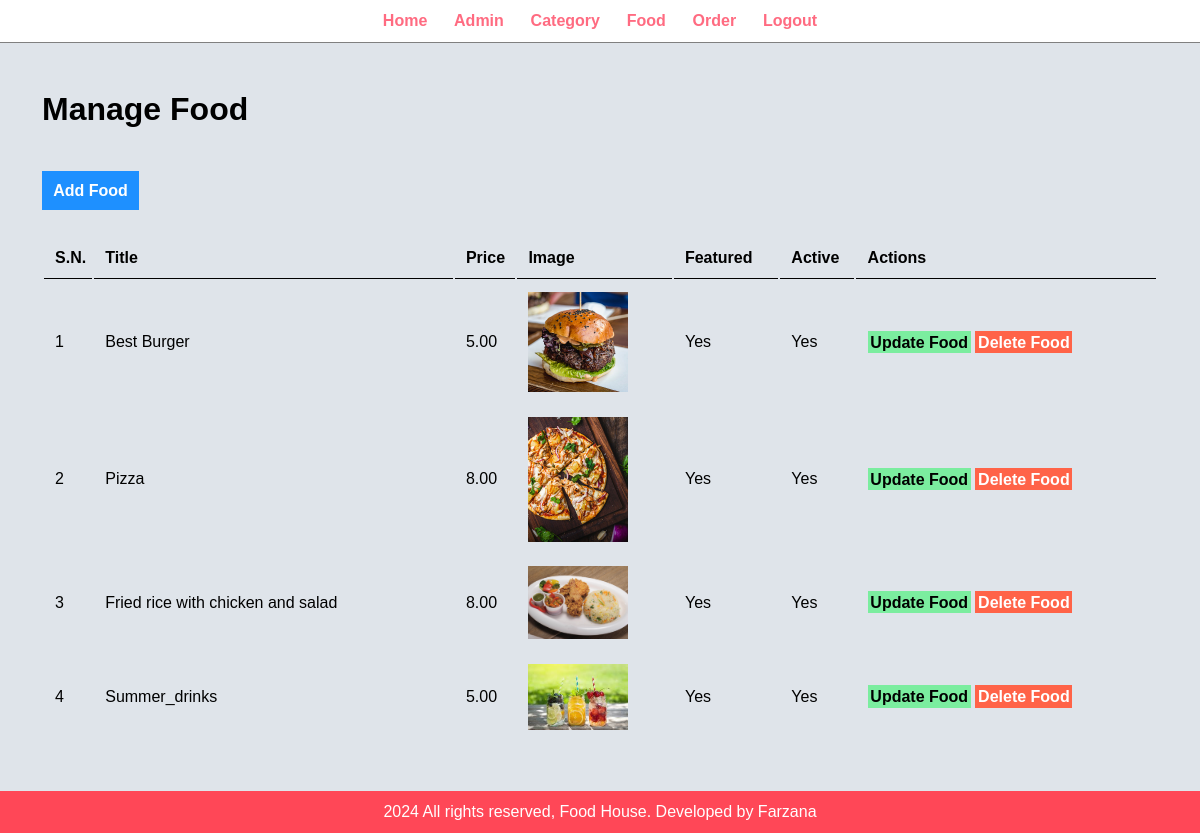
The app's page /admin/manage-food.php (signed in) with its own data.
### tables this page shows
CREATE TABLE `tbl_food` (
  `id` int(10) UNSIGNED NOT NULL,
  `title` varchar(100) NOT NULL,
  `description` text NOT NULL,
  `price` decimal(10,2) NOT NULL,
  `image_name` varchar(255) NOT NULL,
  `category_id` int(10) UNSIGNED NOT NULL,
  `featured` varchar(10) NOT NULL,
  `active` varchar(10) NOT NULL
);

### admin/manage-food.php (the view, shortened to what this page needs)
<?php
    include('partials/menu.php');
?>
<div class="main-content">
    <div class="wrapper">
        <h1>Manage Food</h1>
        <br><br><br>
                <a href="<?php echo SITEURL; ?>admin/add-food.php" class="btn-primary">Add Food</a>
                <br><br><br>
                    <table class="tbl-full">
                        <tr>
                            <th>S.N.</th>
                            <th>Title</th>
                            <th>Price</th>
                            <th>Image</th>
                            <th>Featured</th>
                            <th>Active</th>
                            <th>Actions</th>
                        </tr>
                        <?php
                            $sql = "SELECT * FROM tbl_food";
                            $res = mysqli_query($conn, $sql);
                            $count = mysqli_num_rows($res);
                            $sn = 1;
                            if($count>0)
                            {
                                while($row=mysqli_fetch_assoc($res))
                                {
                                    $id = $row['id'];
                                    $title = $row['title'];
                                    $price = $row['price'];
                                    $image_name = $row['image_name'];
                                    $featured = $row['featured'];
                                    $active = $row['active'];
                                    ?>
                                    <tr>
                                        <td><?php echo $sn++; ?></td>
                                        <td><?php echo $title; ?></td>
                                        <td><?php echo $price; ?></td>
                                        <td>
                                            <?php
                                                if($image_name=="")
                                                {
                                                    echo "<div class='error'>Image not Added</div>";
                                                }
                                                else
                                                {
                                                    ?>
                                                    <img src="<?php echo SITEURL; ?>images/food/<?php echo $image_name; ?>" width="100px">
                                                    <?php
                                                }
                                            ?>
                                        </td>
                                        <td><?php echo $featured; ?></td>
                                        <td><?php echo $active; ?></td>
                                        <td>
                                            <a href="<?php echo SITEURL; ?>admin/update-food.php?id=<?php echo $id; ?>" class="btn-secondary">Update Food</a>
                                            <a href="<?php echo SITEURL; ?>admin/delete-food.php?id=<?php echo $id; ?>&image_name=<?php echo $image_name; ?>" class="btn-danger">Delete Food</a>
                                        </td>
                                    </tr>
                                    <?php
                                }
                            }
                            else
                            {
                                echo "<tr><td colspan='7' class='error'>Food not Added Yet.</td></tr>";
                            }
                        ?>
                    </table>
    </div>
</div>
<?php
    include('partials/footer.php');
?>

### css/admin.css (style rules this page uses)
* { margin: 0 ; padding: 0 ; font-family: Arial, Helvetica, sans-serif; }
.wrapper { padding: 1%; width: 93%; margin: 0 auto; }
.tbl-full { width: 100%; }
table tr th { border-bottom: 1px solid black; padding:1%; text-align: left; }
table tr td { padding:1%; }
.btn-primary { background-color: #1e90ff; padding: 1%; color: white; text-decoration: none; font-weight: bold; }
.btn-secondary { background-color: #7bed9f; padding: 1%; color: black; text-decoration: none; font-weight: bold; }
.btn-danger { background-color: #ff6348; padding: 1%; color: white; text-decoration: none; font-weight: bold; }
.main-content { background-color: #dfe4ea; padding: 3% 0; }

### records on screen
tbl_food: title "Best Burger", price "5.00", image_name (picture), featured "Yes", active "Yes"
tbl_food: title "Pizza", price "8.00", image_name (picture), featured "Yes", active "Yes"
tbl_food: title "Fried rice with chicken and salad", price "8.00", image_name (picture), featured "Yes", active "Yes"
tbl_food: title "Summer_drinks", price "5.00", image_name (picture), featured "Yes", active "Yes"
